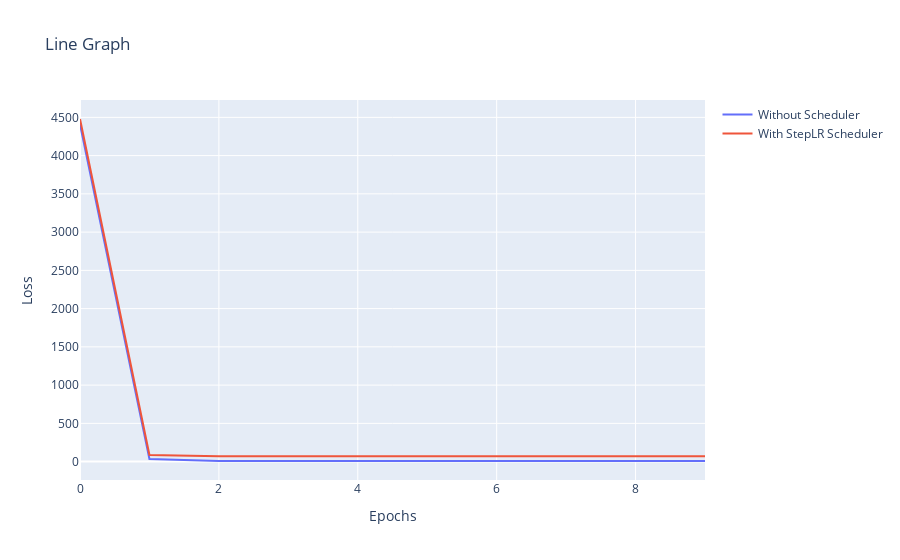

Write notebook code for a chart like this one.
### Markdown cell above
Now, its important to note that the model learns an equation for xNormalized and y, not x and y. The equation learned by the model can be expressed as : <br>

$ y = xNorm * w1 + (xNorm^2) * w2 + bias$ where $xNorm = (x - \mu) / \sigma$

$ \implies y = ((x - \mu) / \sigma)* w1 + (((x - \mu) / \sigma)^2) * w2 + bias $

$ \implies y = x^2 * (w2 / \sigma^2) + x * (w1 / \sigma - 2*\mu*w2 / \sigma^2) + ( \mu^2*w2 / \sigma^2 - \mu * w1 / \sigma + bias ) $

where, <br>
weights [w1,w2]: tensor([[ 17.3803, -33.4197]], device='mps:0') <br>
bias: tensor([9.9856], device='mps:0') <br>
mean ($\mu$):  tensor(-3.0518e-08) <br>
std ($\sigma$):  tensor(5.7822) <br>

Given that the mean is so small, we approximate it to 0. 

$ \implies y = x^2 * (-33.4197 / (5.7822) ^ 2) + x * (17.3803 / 5.7822) + 9.9856 $

$ \implies y = x^2 * (-0.99) + x * 3.005 + 9.9856 $

### Code cell
import plotly.graph_objs as go
import plotly.offline as pyo

x = list(range(len(lossesWithoutScheduler)))  
trace1 = go.Scatter(x=x, y=lossesWithoutScheduler, mode='lines', name='Without Scheduler')
trace2 = go.Scatter(x=x, y=lossesWithStepLR, mode='lines', name='With StepLR Scheduler')

layout = go.Layout(title='Line Graph', xaxis=dict(title='Epochs'), yaxis=dict(title='Loss'))
fig = go.Figure(data=[trace1, trace2], layout=layout)

pyo.iplot(fig)

### Figure 1 — Plotly figure (JSON) as saved in the notebook; plotly's stock layout.template omitted (floating-point values rounded to 4 significant figures)
{"data": [{"mode": "lines", "name": "Without Scheduler", "type": "scatter", "x": [0, 1, 2, 3, 4, 5, 6, 7, 8, 9], "y": [4410.0, 35.4, 8.519, 8.187, 8.188, 8.159, 8.014, 8.286, 8.152, 8.182]}, {"mode": "lines", "name": "With StepLR Scheduler", "type": "scatter", "x": [0, 1, 2, 3, 4, 5, 6, 7, 8, 9], "y": [4479.0, 87.66, 69.98, 68.68, 68.18, 67.89, 68.7, 68.32, 67.93, 69.28]}], "layout": {"title": {"text": "Line Graph"}, "xaxis": {"title": {"text": "Epochs"}}, "yaxis": {"title": {"text": "Loss"}}}}
